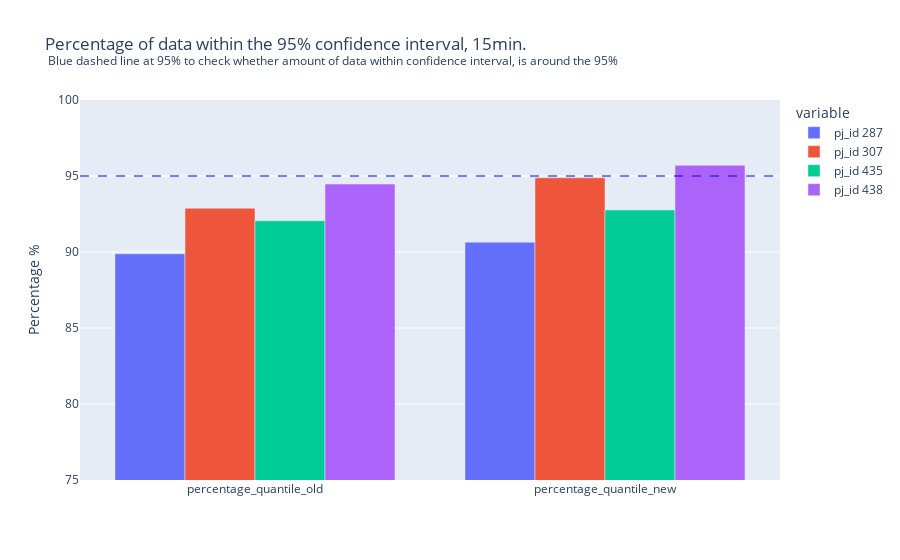

The code cell stored with this chart in its notebook:
### Code cell
fig = px.bar(diff_compared_metrics_025[5:7],  barmode = 'group',
             title = "Percentage of data within the 95% confidence interval, 15min. <br><sup> Blue dashed line at 95% to check whether amount of data within confidence interval, is around the 95% <sup>",
             labels={'index':'','value':'Percentage %'}, range_y=[75,100])
fig.add_hline(y=95, line_width=1, line_dash="dash", line_color="blue")

### Figure 1 — Plotly figure (JSON) as saved in the notebook; plotly's stock layout.template omitted (floating-point values rounded to 4 significant figures)
{"data": [{"alignmentgroup": "True", "hovertemplate": "variable=pj_id 287<br>=%{x}<br>Percentage %=%{y}<extra></extra>", "legendgroup": "pj_id 287", "marker": {"color": "#636efa"}, "name": "pj_id 287", "offsetgroup": "pj_id 287", "orientation": "v", "showlegend": true, "textposition": "auto", "type": "bar", "x": ["percentage_quantile_old", "percentage_quantile_new"], "xaxis": "x", "y": [89.88, 90.65], "yaxis": "y"}, {"alignmentgroup": "True", "hovertemplate": "variable=pj_id 307<br>=%{x}<br>Percentage %=%{y}<extra></extra>", "legendgroup": "pj_id 307", "marker": {"color": "#EF553B"}, "name": "pj_id 307", "offsetgroup": "pj_id 307", "orientation": "v", "showlegend": true, "textposition": "auto", "type": "bar", "x": ["percentage_quantile_old", "percentage_quantile_new"], "xaxis": "x", "y": [92.88, 94.88], "yaxis": "y"}, {"alignmentgroup": "True", "hovertemplate": "variable=pj_id 435<br>=%{x}<br>Percentage %=%{y}<extra></extra>", "legendgroup": "pj_id 435", "marker": {"color": "#00cc96"}, "name": "pj_id 435", "offsetgroup": "pj_id 435", "orientation": "v", "showlegend": true, "textposition": "auto", "type": "bar", "x": ["percentage_quantile_old", "percentage_quantile_new"], "xaxis": "x", "y": [92.06, 92.77], "yaxis": "y"}, {"alignmentgroup": "True", "hovertemplate": "variable=pj_id 438<br>=%{x}<br>Percentage %=%{y}<extra></extra>", "legendgroup": "pj_id 438", "marker": {"color": "#ab63fa"}, "name": "pj_id 438", "offsetgroup": "pj_id 438", "orientation": "v", "showlegend": true, "textposition": "auto", "type": "bar", "x": ["percentage_quantile_old", "percentage_quantile_new"], "xaxis": "x", "y": [94.47, 95.71], "yaxis": "y"}], "layout": {"barmode": "group", "legend": {"title": {"text": "variable"}, "tracegroupgap": 0}, "shapes": [{"line": {"color": "blue", "dash": "dash", "width": 1}, "type": "line", "x0": 0, "x1": 1, "xref": "x domain", "y0": 95, "y1": 95, "yref": "y"}], "title": {"text": "Percentage of data within the 95% confidence interval, 15min. <br><sup> Blue dashed line at 95% to check whether amount of data within confidence interval, is around the 95% <sup>"}, "xaxis": {"anchor": "y", "domain": [0, 1], "title": {"text": ""}}, "yaxis": {"anchor": "x", "domain": [0, 1], "range": [75, 100], "title": {"text": "Percentage %"}}}}
